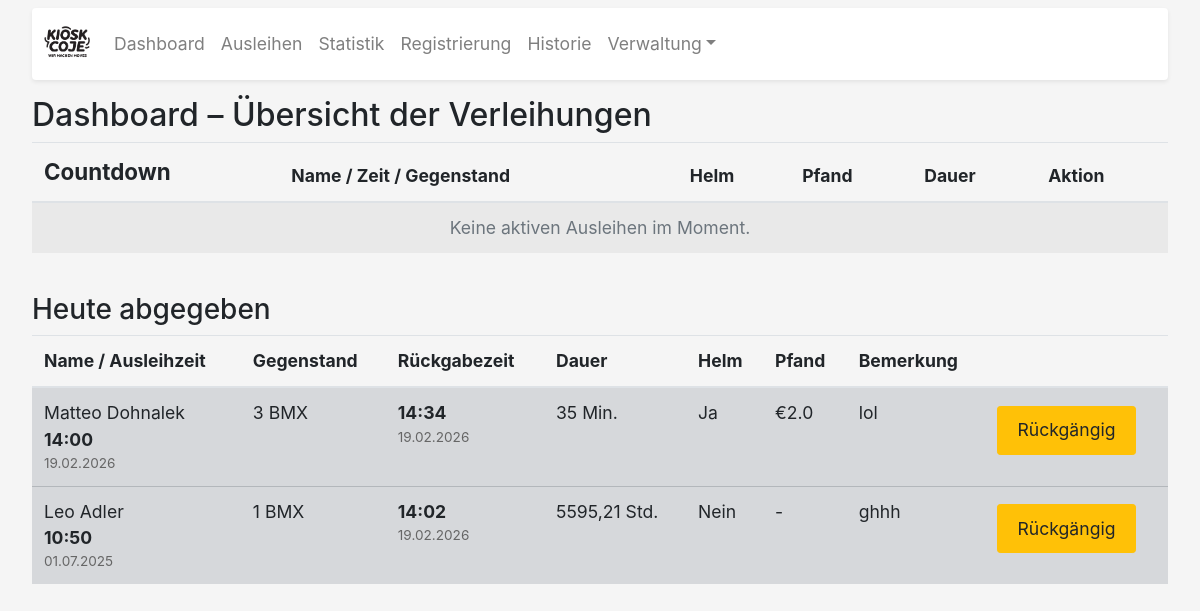
/dashboard, run on the app's committed database.
### app.py (models this page shows, shortened)
class Verleihung(db.Model):
    id = db.Column(db.Integer, primary_key=True)
    ausleiher_id = db.Column(db.Integer, db.ForeignKey('ausleiher.id'), nullable=False)
    objekt_id = db.Column(db.Integer, db.ForeignKey('objekt.id'), nullable=False)
    start_time = db.Column(db.DateTime(timezone=True), nullable=False)
    planned_duration = db.Column(db.Float, nullable=False)
    actual_duration = db.Column(db.Float)
    end_time = db.Column(db.DateTime(timezone=True), nullable=False)
    status = db.Column(db.String(20), default="Ausgeliehen")
    return_time = db.Column(db.DateTime(timezone=True))
    pfand_text = db.Column(db.Text)
    pfand_euro = db.Column(db.Float)
    helm_status = db.Column(db.String(20))
    helm_other = db.Column(db.String(200))
    return_note = db.Column(db.Text)
    ausleiher = db.relationship('Ausleiher', backref=db.backref('verleihungen', lazy=True))
    objekt = db.relationship('Objekt', backref=db.backref('verleihungen', lazy=True))

class Ausleiher(db.Model):
    id = db.Column(db.Integer, primary_key=True)
    first_name = db.Column(db.String(50), nullable=False)
    last_name = db.Column(db.String(50), nullable=False)
    contact = db.Column(db.String(200))
    bemerkung = db.Column(db.Text, default='')
    date_of_birth = db.Column(db.Date, nullable=False)
    agb_accepted = db.Column(db.Boolean, nullable=False)
    liability_accepted = db.Column(db.Boolean, nullable=False)
    signature_data = db.Column(db.Text)
    vertragsdatum = db.Column(db.DateTime(timezone=True), default=lambda: datetime.now(BERLIN))
    @property
    def name(self):
        return f"{self.first_name} {self.last_name}"

class Objekt(db.Model):
    id = db.Column(db.Integer, primary_key=True)
    name = db.Column(db.String(100), unique=True, nullable=False)
    beschreibung = db.Column(db.String(200))
    category = db.Column(db.String(50), nullable=False, default='Sonstiges')

### app.py (the view)
@app.route('/dashboard')
def dashboard():
    today = date.today()
    now = datetime.now(BERLIN)
    is_friday = now.weekday() == 4  # 4 = Freitag
    active = Verleihung.query.filter_by(status='Ausgeliehen').all()
    returned = (Verleihung.query
                .filter(Verleihung.status == 'Zurückgegeben',
                        func.date(Verleihung.return_time) == today)
                .order_by(Verleihung.return_time.desc())
                .all())
    return render_template('dashboard.html',
                           active=active,
                           returned=returned,
                           now=now,
                           is_friday=is_friday)

### app.py (called while the page is built)
@app.context_processor
def inject_now():
    return {'now': lambda: datetime.now(BERLIN)}

### templates/dashboard.html (shortened to what this page needs)
{% extends "base.html" %}
{% block content %}
<div class="mt-3">
  <h2>Dashboard – Übersicht der Verleihungen</h2>
  <div class="table-responsive">
    <table class="table table-striped">
      <thead>
        <tr>
          <th style="font-size:1.4rem;">Countdown</th>
          <th>Name / Zeit / Gegenstand</th>
          <th>Helm</th>
          <th>Pfand</th>
          <th>Dauer</th>
          <th>Aktion</th>
        </tr>
      </thead>
      <tbody>
        {% if active %}
          {% for r in active %}
          <tr id="row-{{ r.id }}">
            <td style="font-size:1.4rem;">
              <span class="countdown"
                    data-row-id="{{ r.id }}"
                    data-endtime="{{ r.end_time.isoformat() }}"
                    id="timer-{{ r.id }}"></span>
            </td>
            <td>
              <span class="time-display">{{ r.start_time.strftime("%H:%M") }}</span>
              <div class="date-display">{{ r.start_time.strftime("%d.%m.%Y") }}</div>
              {{ r.ausleiher.name }} – {{ r.objekt.name }}
            </td>
            <td>
              {% if r.helm_status %}
                {{ r.helm_status }}{% if r.helm_status == "Andere" and r.helm_other %} ({{ r.helm_other }}){% endif %}
              {% else %}-{% endif %}
            </td>
            <td>
              {% if r.pfand_euro %}
                {{ r.pfand_euro }}{% if r.pfand_text %} ({{ r.pfand_text }}){% endif %} €
              {% else %}-{% endif %}
            </td>
            <td>
              {% if r.actual_duration is not none %}
                {{ r.actual_duration | format_duration }}
              {% else %}-{% endif %}
            </td>
            <td>
              <form action="{{ url_for('zurueckgeben_prompt', verleih_id=r.id) }}" method="POST" class="d-inline">
                <button type="submit" class="btn btn-sm btn-success">Zurückgeben</button>
              </form>
              <a href="{{ url_for('zurueckgeben_form', verleih_id=r.id) }}"
                 class="btn btn-sm btn-info mt-1">Mit Notiz</a>
            </td>
          </tr>
          {% endfor %}
        {% else %}
          <tr>
            <td colspan="6" class="text-center text-muted">Keine aktiven Ausleihen im Moment.</td>
          </tr>
        {% endif %}
      </tbody>
    </table>
  </div>
  <h3 class="mt-4">Heute abgegeben</h3>
  <div class="table-responsive">
    <table class="table table-striped">
      <thead>
        <tr>
          <th>Name / Ausleihzeit</th>
          <th>Gegenstand</th>
          <th>Rückgabezeit</th>
          <th>Dauer</th>
          <th>Helm</th>
          <th>Pfand</th>
          <th>Bemerkung</th>
          <th></th>
        </tr>
      </thead>
      <tbody>
        {% for r in returned %}
        <tr class="table-secondary">
          <td>
            {{ r.ausleiher.name }}<br>
            <span class="time-display">{{ r.start_time.strftime("%H:%M") }}</span>
            <div class="date-display">{{ r.start_time.strftime("%d.%m.%Y") }}</div>
          </td>
          <td>{{ r.objekt.name }}</td>
          <td>
            <span class="time-display">{{ r.return_time.strftime("%H:%M") }}</span>
            <div class="date-display">{{ r.return_time.strftime("%d.%m.%Y") }}</div>
          </td>
          <td>
            {% set dur = r.actual_duration %}
            {% if dur >= 1 %}
              {{ "{:.2f}".format(dur).replace('.', ',') }} Std.
            {% else %}
              {{ "{:.0f}".format(dur * 60) }} Min.
            {% endif %}
          </td>
          <td>
            {% if r.helm_status %}
              {{ r.helm_status }}{% if r.helm_status == "Andere" and r.helm_other %} ({{ r.helm_other }}){% endif %}
            {% else %}-{% endif %}
          </td>
          <td>
            {% if r.pfand_euro %}
              €{{ r.pfand_euro }}{% if r.pfand_text %} ({{ r.pfand_text }}){% endif %}
            {% else %}-{% endif %}
          </td>
          <td>{{ r.return_note or '-' }}</td>
          <td>
            {% if r.status == 'Zurückgegeben' %}
            <form action="{{ url_for('undo_rueckgabe', verleih_id=r.id) }}" method="POST" class="d-inline">
              <button type="submit" class="btn btn-warning btn-sm">Rückgängig</button>
            </form>
            {% endif %}
          </td>
        </tr>
        {% endfor %}
      </tbody>
    </table>
  </div>
</div>
{% endblock %}

### templates/base.html (style rules this page uses)
body { font-size: 1.1rem; background-color: #f5f5f5; }
.btn { font-size: 1.1rem; padding: 0.65rem 1.2rem; margin: 0.35rem 0; }
.date-display { font-size: 0.85rem; color: #666; }
.time-display { font-weight: bold; }

### data on the page
Verleihung: ausleiher.name "Matteo Dohnalek", start_time "14:00", start_time "19.02.2026", objekt.name "3 BMX", return_time "14:34", return_time "19.02.2026", dur*60 "35", helm_status "Ja", pfand_euro "2.0", return_note "lol"
Verleihung: ausleiher.name "Leo Adler", start_time "10:50", start_time "01.07.2025", objekt.name "1 BMX", return_time "14:02", return_time "19.02.2026", actual_duration "5595,21", helm_status "Nein", return_note "ghhh"
